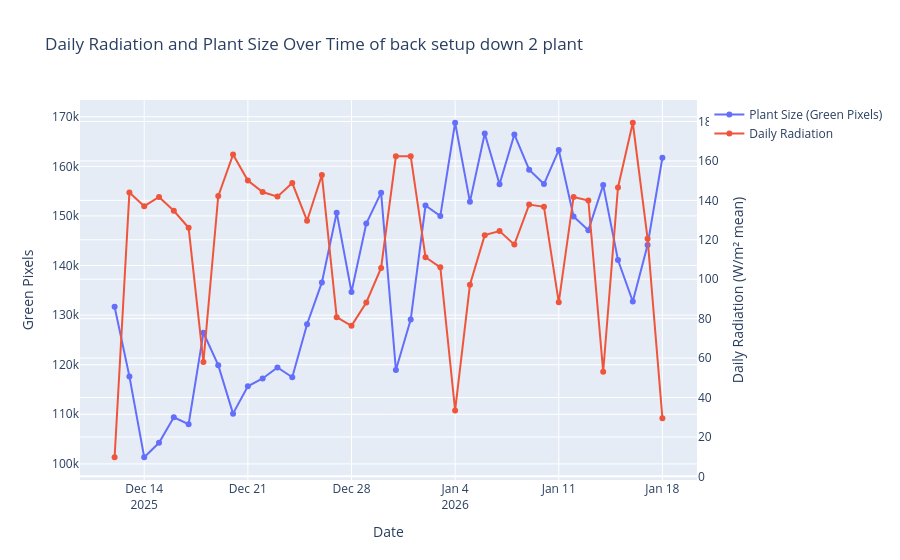

Notebook cell for this chart:
### Code cell
import pandas as pd
import plotly.graph_objects as go

df = pd.read_excel('final_dataset_back_down2_with_gdd_and_green_pixels.xlsx')

# ensure date column is datetime
df["date"] = pd.to_datetime(df["date"])

daily = df.groupby("date").agg({
    "Solar Radiation (w/m2)": "mean",
    "green_pixels": "mean"
}).reset_index()

fig = go.Figure()

# Plant size line
fig.add_trace(go.Scatter(
    x=daily["date"],
    y=daily["green_pixels"],
    mode='lines+markers',
    name='Plant Size (Green Pixels)'
))

# Radiation line (secondary axis)
fig.add_trace(go.Scatter(
    x=daily["date"],
    y=daily["Solar Radiation (w/m2)"],
    mode='lines+markers',
    name='Daily Radiation',
    yaxis='y2'
))

fig.update_layout(
    title="Daily Radiation and Plant Size Over Time of back setup down 2 plant",
    xaxis_title="Date",
    yaxis=dict(title="Green Pixels"),
    yaxis2=dict(
        title="Daily Radiation (W/m² mean)",
        overlaying='y',
        side='right'
    )
)

fig.show()
